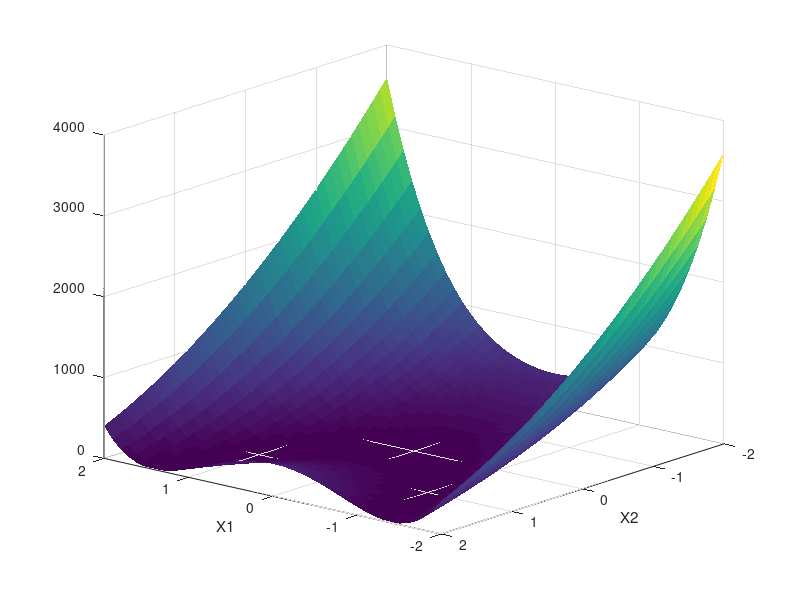
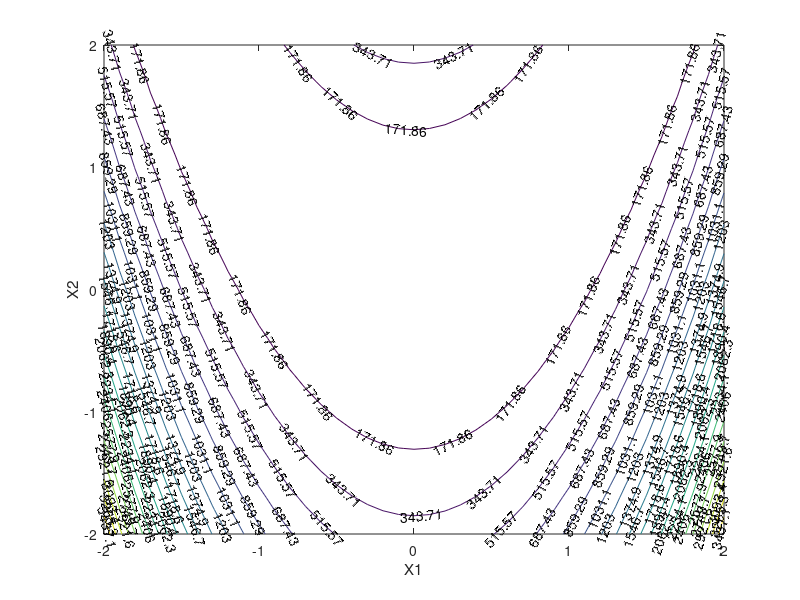
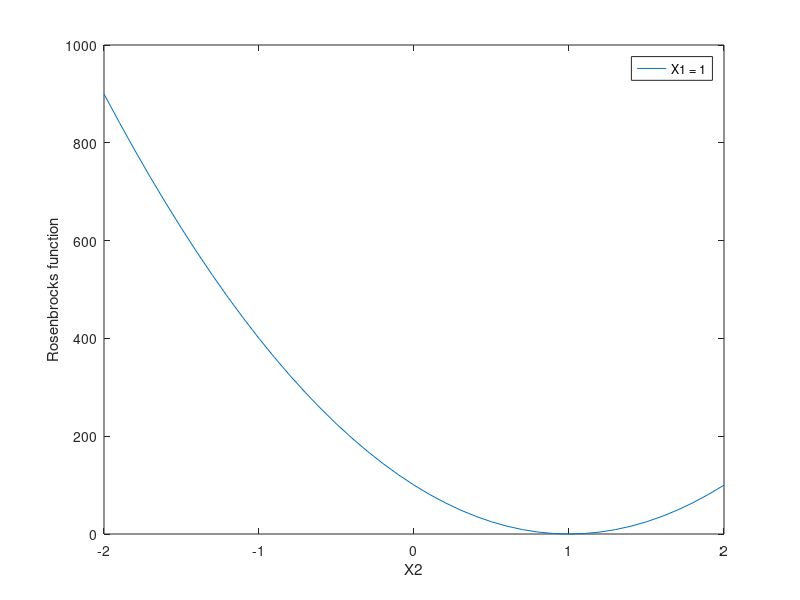
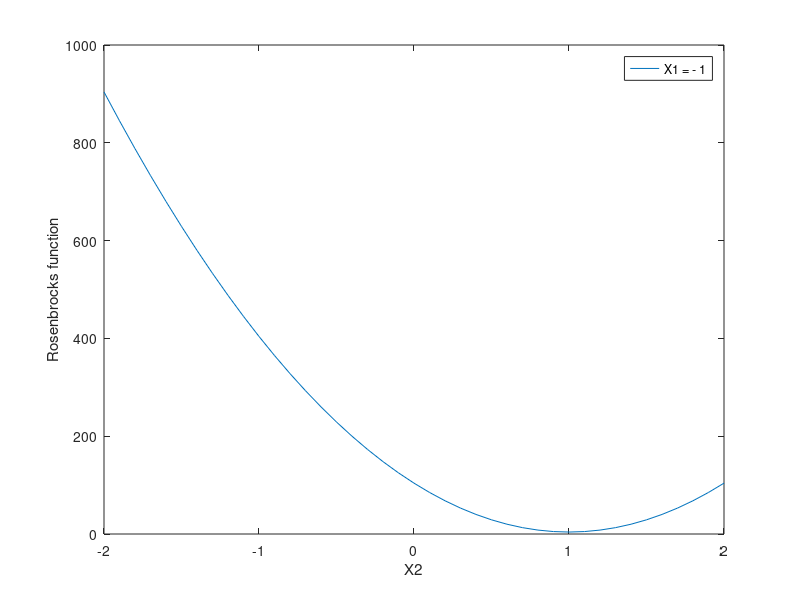

Recreate these plots in MATLAB, in order.
clear all
clc
%Set variables a and b
a=1;
b=100;
%define arrays x1 and x2
x1=[-2:.1:2];
x2=x1;
%%Use meshgrid
[X,Y]=meshgrid(x1,x2);
%%Use element wise operation to create Rosenbrocks's function
f=(a-X).^2+b.*(Y-X.^2).^2;
%%Plot surface
figure('Name','Function surface plot')
surf(X,Y,f,'LineStyle','none')
view(-140,20)%To rotate the plot for a better view
xlabel('X1')
ylabel('X2')
%%Contour Plot
contourplot=figure('Name','Function Contour Plot');
set(contourplot,'Position',[10,50,2000,2000])%To increase size of figure for better visibility
contour(X,Y,f,20,'ShowText','on')
xlabel('X1')
ylabel('X2')
fprintf('It can be seen from the contour plot that there is a minima range, but it is hard to predict the exact value')
%%Cross sections at x1=1
%as seen from the result table, this occurs at X(:,31)
figure('Name','Rosenbrocks function at x1=1')
plot(Y(:,31),f(:,31))
xlabel('X2')
legend 'X1 = 1'
ylabel('Rosenbrocks function')
%%Cross sections at x1=-1 
%as seen from the result table, this occurs at X(:,11)
figure('Name','Rosenbrocks function at x1=-1')
plot(Y(:,11),f(:,11))
xlabel('X2')
ylabel('Rosenbrocks function')
legend 'X1 = - 1'
%%Cross sections at x2=1
%as seen from the result table, this occurs at Y(31,:)
figure('Name','Q2e(iii)Rosenbrocks function at x2=1')
plot(X(31,:),f(31,:))
xlabel('X1')
ylabel('Rosenbrocks function')
legend 'X2 = 1'n 
%%Plot analysis
fprintf(' The minima is clearly visible at (1,1). (-1,1) is a local minimum, but not a global minumum as there is a value of x = (1,1) where function value is lower.')